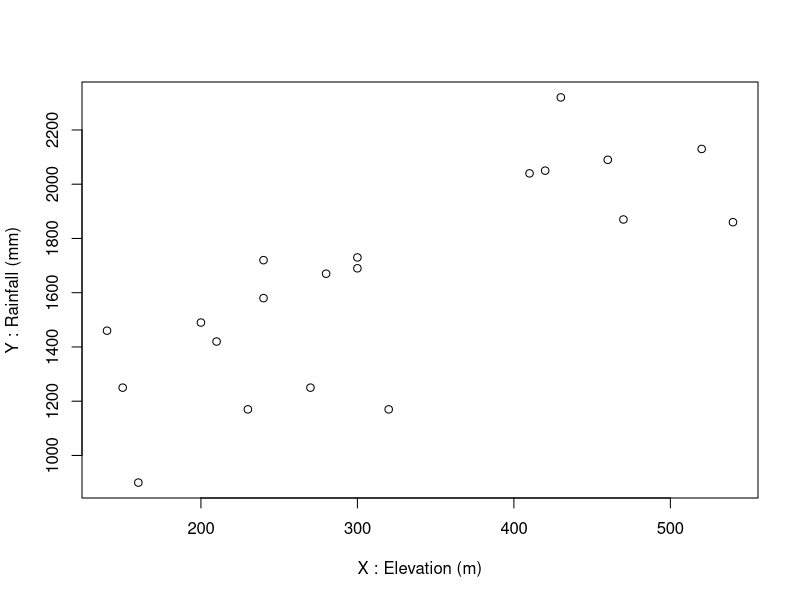
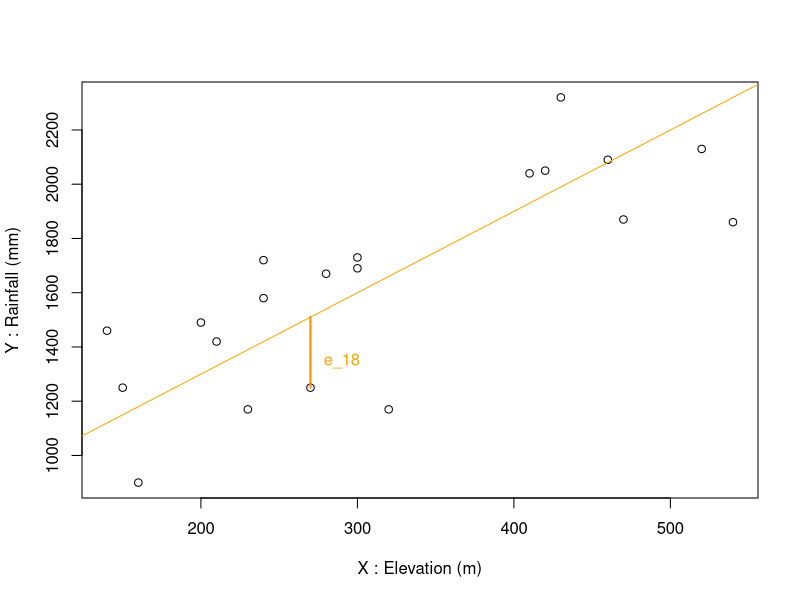
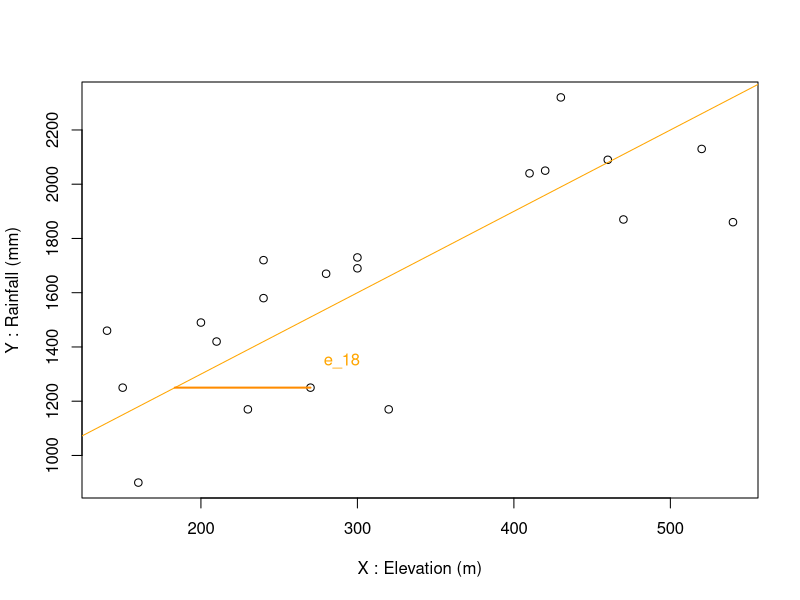
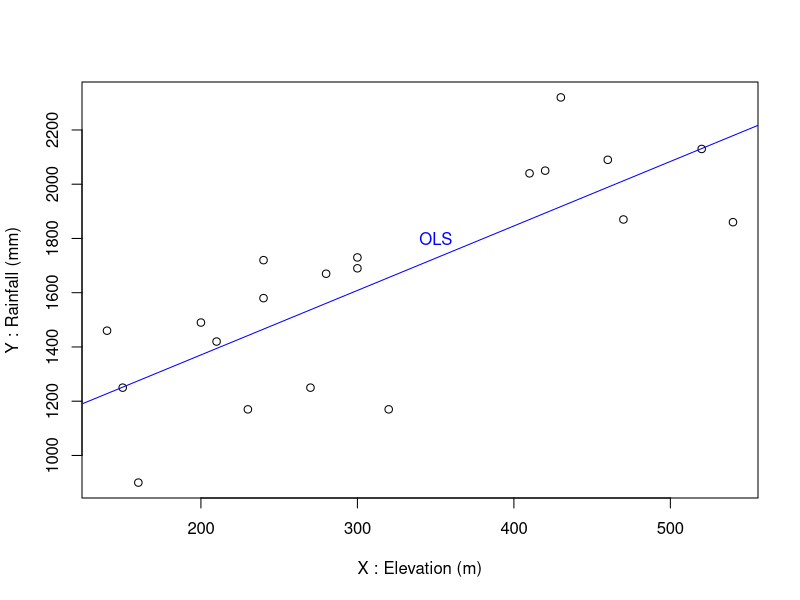

Here is the R script that generated these plots, in order: (Note: this script raises an error after producing the figures.)
## ---- chunk 1
RainScotland<-read.csv("data/Ferguson/RainScotland.csv")
## ---- chunk 2
plot(x=RainScotland$Elevation, y=RainScotland$Rainfall,
    xlab="X : Elevation (m)", ylab="Y : Rainfall (mm)")
## ---- chunk 3
cor(RainScotland$Elevation, RainScotland$Rainfall)
cor.test(RainScotland$Elevation, RainScotland$Rainfall)
## ---- chunk 4
plot(x=RainScotland$Elevation, y=RainScotland$Rainfall,
    xlab="X : Elevation (m)", ylab="Y : Rainfall (mm)")
l_a=700
l_b=3
abline(a=l_a,b=l_b, col="orange")
text(x=RainScotland$Elevation[18]+20,y=RainScotland$Rainfall[18]+100,labels = "e_18", col="orange")
segments(x0=RainScotland$Elevation[18],y0=RainScotland$Rainfall[18],
         x1=RainScotland$Elevation[18], y1=l_a+l_b*RainScotland$Elevation[18], col="darkorange",lwd=2)
## ---- chunk 5
plot(x=RainScotland$Elevation, y=RainScotland$Rainfall,
    xlab="X : Elevation (m)", ylab="Y : Rainfall (mm)")
l_a=700
l_b=3
abline(a=l_a,b=l_b, col="orange")
text(x=RainScotland$Elevation[18]+20,y=RainScotland$Rainfall[18]+100,labels = "e_18", col="orange")
segments(x0=RainScotland$Elevation[18],y0=RainScotland$Rainfall[18],
         x1=(RainScotland$Rainfall[18]-l_a)/l_b, y1=RainScotland$Rainfall[18], col="darkorange",lwd=2)
## ---- chunk 6
lm(Rainfall~Elevation,data=RainScotland)
## ---- chunk 7
OLS1<-lm(Rainfall~Elevation,data=RainScotland)
OLS1$coefficients
## ---- chunk 8
plot(x=RainScotland$Elevation, y=RainScotland$Rainfall,
    xlab="X : Elevation (m)", ylab="Y : Rainfall (mm)")
OLS_a=OLS1$coefficients[1]
OLS_b=OLS1$coefficients[2]
abline(a=OLS_a,b=OLS_b, col="blue")
text(x=350,y=1800,"OLS", col="blue")
## ---- chunk 9
summary(OLS1)
## ---- chunk 10
summary(OLS1)$r.squared
cor(RainScotland$Elevation, RainScotland$Rainfall)^2
## ---- chunk 11
knitr::include_graphics(c("img/reg1.png", "img/reg2.png"))
## ---- chunk 12
knitr::include_graphics("img/reg8.png")
## ---- chunk 13
summary(OLS1)
## ---- chunk 14
RainScotland_withmodels<-RainScotland
RainScotland_withmodels$fitOLS1<-OLS1$fitted.values
RainScotland_withmodels$residOLS1<-OLS1$residuals
## ---- chunk 15
plot(RainScotland_withmodels$Elevation,RainScotland_withmodels$Rainfall)
abline(a=OLS_a,b=OLS_b, col="blue")
points(RainScotland_withmodels$Elevation,RainScotland_withmodels$fitOLS1, col="blue")
segments(x0=RainScotland_withmodels$Elevation,y0=RainScotland_withmodels$Rainfall, x=RainScotland_withmodels$Elevation,y=RainScotland_withmodels$fitOLS1, col="lightblue")
## ---- chunk 16
NewData<-data.frame(Elevation=c(350,700,1050,3500))
predict(OLS1,NewData )
## ---- chunk 17
sum(resid(OLS1)^2)
deviance(OLS1)
## ---- chunk 18
totalSS<- sum((RainScotland_withmodels$Rainfall - mean(RainScotland_withmodels$Rainfall))^2)

explainedSS<-sum((RainScotland_withmodels$fitOLS1 - mean(RainScotland_withmodels$Rainfall))^2)

residualSS<-totalSS-explainedSS
residualSS
R2<-explainedSS/totalSS
R2
## ---- chunk 19
MSE<-deviance(OLS1)/nrow(RainScotland)
MSE
RMSE<-sqrt(MSE)
RMSE
